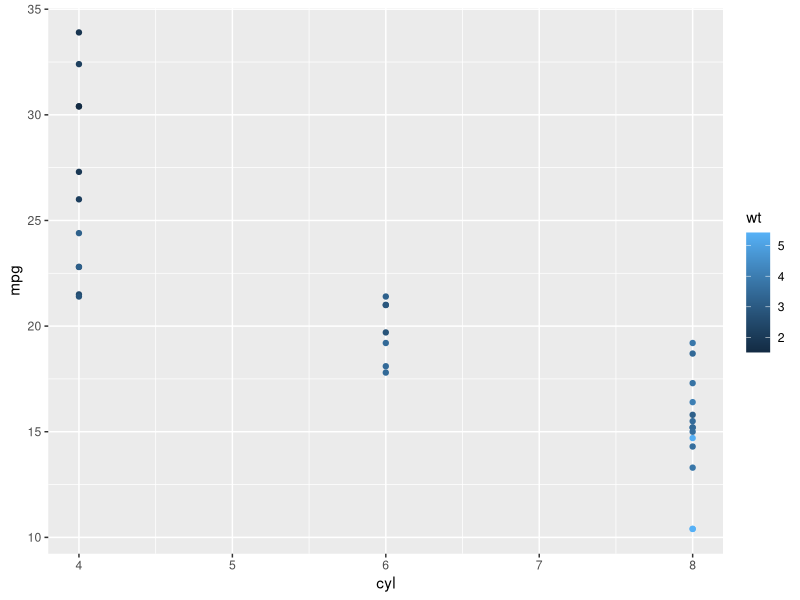

Here is the R script that generated this plot:
# HGEN-612-project-01
# RStudio and Github
# author:  Isaiah Klimek            
# due date: 2/2/24            

# LIBRARIES
library(tidyverse)
library(ggplot2)

#year vs mpg

mtcars

ggplot(mtcars, aes(cyl,mpg)) +
  geom_point(aes(color = wt))